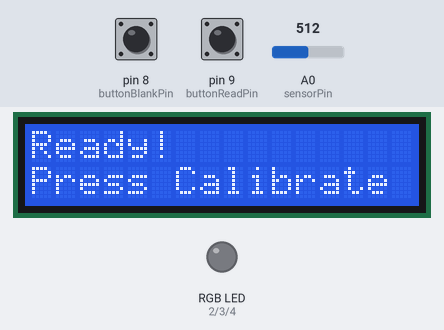
Simulated run of this sketch. Board: Arduino Uno, built with avr-gcc and run on an emulated ATmega328P. Shown: 16×2 character LCD, an RGB LED mixed from three pins (HIGH = lit). The test bench sets the inputs (shaded band); at power-on: pin 8 (buttonBlankPin) HIGH, pin 9 (buttonReadPin) HIGH, A0 (sensorPin) = 512. What the sketch prints to the serial monitor is not drawn.

Above: at 3.3 s.
3.4 s: pin 8 (buttonBlankPin) pulled LOW for 0.15 s
At 4.7 s:
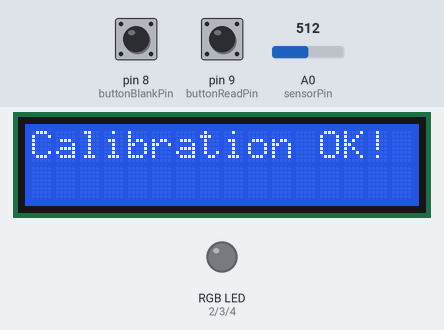
6.5 s: pin 9 (buttonReadPin) pulled LOW for 0.15 s
At 8.2 s:
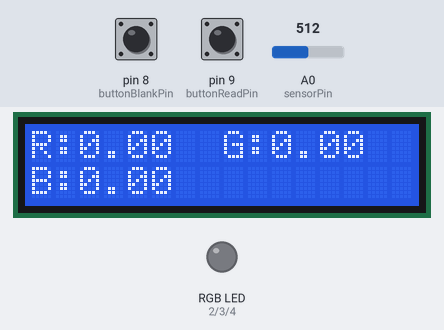
8.5 s: pin 8 (buttonBlankPin) pulled LOW for 1 s
At 11.4 s:
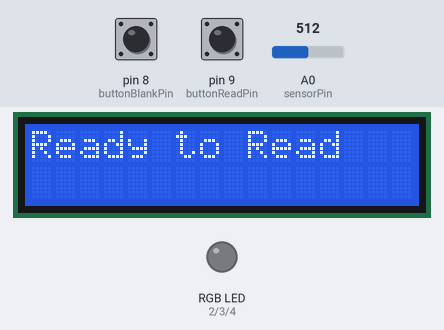
12.0 s: pin 8 (buttonBlankPin) pulled LOW for 3.2 s
At 12.46 s:
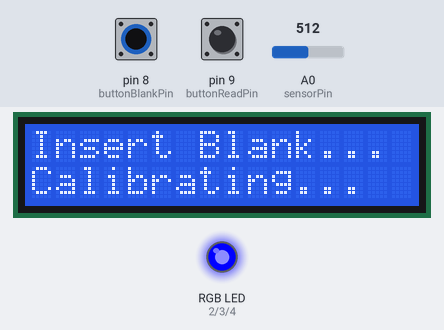
Timing chart, 0 to 15.0 s (numbered marks = the images above; inputs shaded):
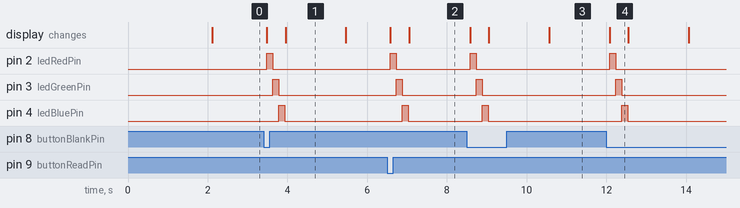

The sketch:

colorimeter.ino
```cpp
/**
 * Final Colorimeter Sketch
 * * Description:
 * This code runs a simple colorimeter using an LDR, an RGB LED, and an I2C LCD.
 * It follows the Beer-Lambert law to calculate the absorbance of a sample.
 * * Features:
 * - Two-button operation: one for calibrating with a blank, one for measuring a sample.
 * - Averaging of sensor readings to reduce noise and improve accuracy.
 * - Clear user prompts on a 16x2 I2C LCD display.
 * - Robust button handling with debounce and single-press detection.
 * - Safe absorbance calculation with checks for calibration and division by zero.
 * * Hardware Setup:
 * - Arduino Uno (or similar)
 * - I2C LCD 16x2 (Address 0x27)
 * - Sensor: LDR on pin A0
 * - LEDs: Red on pin 2, Green on pin 3, Blue on pin 4
 * - Buttons: Blank/Calibrate on pin 8, Read/Measure on pin 9
 */

#include <Wire.h>
#include <LiquidCrystal_I2C.h>
#include <math.h> // For the log10() function

// Initialize the LCD display
LiquidCrystal_I2C lcd(0x27, 16, 2);

// --- Configuration Constants ---
const int numReadings = 10;      // Number of sensor readings to average for stability
const int sensorDelay = 10;      // Delay between individual readings (ms)
const int ledStabilizeTime = 50; // Time to wait for LED to reach full brightness

// --- Pin Definitions ---
const int sensorPin = A0;
const int ledRedPin = 2;
const int ledGreenPin = 3;
const int ledBluePin = 4;
const int buttonBlankPin = 8;
const int buttonReadPin = 9;

// --- Global Variables ---
double blankRed = 0, blankGreen = 0, blankBlue = 0;
double sampleRed = 0, sampleGreen = 0, sampleBlue = 0;
double absRed = 0, absGreen = 0, absBlue = 0;

// Flag to track whether calibration has been completed
bool isCalibrated = false;

void setup() {
  Serial.begin(9600);

  // Initialize the LCD and turn on the backlight
  lcd.init();
  lcd.backlight();
  lcd.setCursor(0, 0);
  lcd.print("Colorimeter");
  lcd.setCursor(0, 1);
  lcd.print("Initializing...");
  delay(2000);
  lcd.clear();

  // Set pin modes
  pinMode(ledRedPin, OUTPUT);
  pinMode(ledGreenPin, OUTPUT);
  pinMode(ledBluePin, OUTPUT);
  pinMode(sensorPin, INPUT);
  pinMode(buttonBlankPin, INPUT_PULLUP);
  pinMode(buttonReadPin, INPUT_PULLUP);

  Serial.println("Colorimeter Ready!");
  lcd.setCursor(0, 0);
  lcd.print("Ready!");
  lcd.setCursor(0, 1);
  lcd.print("Press Calibrate");
}

void loop() {
  // Check for Blank/Calibrate button press
  if (digitalRead(buttonBlankPin) == LOW) {
    delay(50); // Debounce delay
    calibrateBlank();
    // Wait for the button to be released to prevent re-triggering
    while(digitalRead(buttonBlankPin) == LOW);
  }

  // Check for Read/Measure button press
  if (digitalRead(buttonReadPin) == LOW) {
    delay(50); // Debounce delay
    measureSample();
    // Wait for the button to be released
    while(digitalRead(buttonReadPin) == LOW);
  }
}

// Function to handle blank calibration
void calibrateBlank() {
  lcd.clear();
  lcd.setCursor(0, 0);
  lcd.print("Insert Blank...");
  lcd.setCursor(0, 1);
  lcd.print("Calibrating...");

  // Take readings for all three colors
  blankRed = averageLDR(ledRedPin);
  blankGreen = averageLDR(ledGreenPin);
  blankBlue = averageLDR(ledBluePin);

  isCalibrated = true; // Set the calibration flag

  lcd.clear();
  lcd.setCursor(0, 0);
  lcd.print("Calibration OK!");
  Serial.println("Blank Calibration Done!");
  delay(1500);

  lcd.clear();
  lcd.print("Ready to Read");
}

// Function to measure sample absorbance
void measureSample() {
  // First, check if calibration has been performed
  if (!isCalibrated) {
    showError("Please Calibrate!");
    return;
  }

  lcd.clear();
  lcd.setCursor(0, 0);
  lcd.print("Insert Sample...");
  lcd.setCursor(0, 1);
  lcd.print("Measuring...");

  // Take readings for the sample
  sampleRed = averageLDR(ledRedPin);
  sampleGreen = averageLDR(ledGreenPin);
  sampleBlue = averageLDR(ledBluePin);

  // Calculate absorbance for each color
  // Absorbance = log10(Sample / Blank)
  // LDR reading is higher for the sample (less light) and lower for the blank (more light).
  // This ensures the absorbance is a positive value.
  absRed   = (sampleRed > 0 && blankRed > 0) ? log10(sampleRed / blankRed) : 0;
  absGreen = (sampleGreen > 0 && blankGreen > 0) ? log10(sampleGreen / blankGreen) : 0;
  absBlue  = (sampleBlue > 0 && blankBlue > 0) ? log10(sampleBlue / blankBlue) : 0;

  displayResults();
}

// Function to average LDR readings for a specific LED
double averageLDR(int ledPin) {
  // Ensure all LEDs are off to prevent light interference
  digitalWrite(ledRedPin, LOW);
  digitalWrite(ledGreenPin, LOW);
  digitalWrite(ledBluePin, LOW);

  // Turn on the target LED and wait for it to stabilize
  digitalWrite(ledPin, HIGH);
  delay(ledStabilizeTime);

  long total = 0;
  for (int i = 0; i < numReadings; i++) {
    total += analogRead(sensorPin);
    delay(sensorDelay);
  }

  // Turn the LED off after reading
  digitalWrite(ledPin, LOW);

  // Return the average value
  return total / (double)numReadings;
}

// Function to display absorbance results on the LCD and Serial Monitor
void displayResults() {
  lcd.clear();

  // Display Red and Green absorbance on the first line
  lcd.setCursor(0, 0);
  lcd.print("R:");
  lcd.print(absRed, 2); // Print with 2 decimal places

  lcd.setCursor(8, 0);
  lcd.print("G:");
  lcd.print(absGreen, 2);

  // Display Blue absorbance on the second line
  lcd.setCursor(0, 1);
  lcd.print("B:");
  lcd.print(absBlue, 2);

  // Print results to Serial Monitor for logging
  Serial.println("Absorbance Readings:");
  Serial.print("R: "); Serial.println(absRed, 2);
  Serial.print("G: "); Serial.println(absGreen, 2);
  Serial.print("B: "); Serial.println(absBlue, 2);

  // The loop() function will wait for the button release, so no extra wait is needed here.
}

// Function to display a temporary error message
void showError(const char* message) {
  lcd.clear();
  lcd.setCursor(0, 0);
  lcd.print("Error:");
  lcd.setCursor(0, 1);
  lcd.print(message);
  delay(2000);
  lcd.clear();
  lcd.print("Ready!");
}
```

Measured:
- after the input at 3.4 s, pin 2 (ledRedPin): LOW → HIGH after 0.08 s, → LOW 0.15 s later; pin 3 (ledGreenPin): LOW → HIGH after 0.23 s, → LOW 0.15 s later; pin 4 (ledBluePin): LOW → HIGH after 0.38 s, → LOW 0.15 s later; the display: first changes after 0.08 s (image 1 shows a later state)
- after the input at 6.5 s, pin 2 (ledRedPin): LOW → HIGH after 0.08 s, → LOW 0.15 s later; pin 3 (ledGreenPin): LOW → HIGH after 0.23 s, → LOW 0.15 s later; pin 4 (ledBluePin): LOW → HIGH after 0.38 s, → LOW 0.15 s later; the display: first changes after 0.08 s (image 2 shows a later state)
- after the input at 8.5 s, pin 2 (ledRedPin): LOW → HIGH after 0.08 s, → LOW 0.15 s later; pin 3 (ledGreenPin): LOW → HIGH after 0.23 s, → LOW 0.15 s later; pin 4 (ledBluePin): LOW → HIGH after 0.38 s, → LOW 0.15 s later; the display: first changes after 0.08 s (image 3 shows a later state)
- after the input at 12.0 s, pin 2 (ledRedPin): LOW → HIGH after 0.08 s, → LOW 0.15 s later; pin 3 (ledGreenPin): LOW → HIGH after 0.23 s, → LOW 0.15 s later; pin 4 (ledBluePin): LOW → HIGH after 0.38 s, → LOW 0.15 s later; the display: changes after 0.08 s (image 4)
- what the display in image 1 shows lasts 1.5 s, from 4.0 s to 5.5 s
- what the display in image 4 shows lasts 0.5 s, from 12.1 s to 12.6 s
